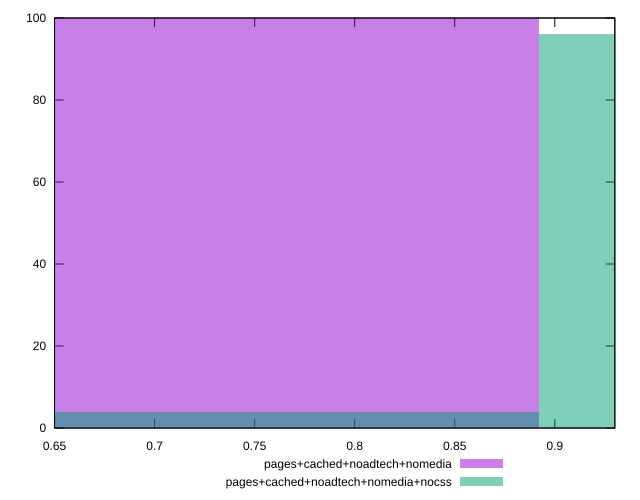

Source code (gnuplot):
reset

$pagesCachedNoadtechNomedia <<EOF
0.7645521678417528 100
EOF

$pagesCachedNoadtechNomediaNocss <<EOF
1.0194028904556705 96
0.7645521678417528 4
EOF

set key outside below
set boxwidth 0.2548507226139176
set xrange [0.65:0.93]
set yrange [0:100]
set trange [0:100]
set style fill transparent solid 0.5 noborder
set terminal svg size 640, 500 enhanced background rgb 'white'
set output "report_00009_2021-02-08T22-37-41.559Z/meta/score/comparison/histogram/3_vs_4.svg"

plot $pagesCachedNoadtechNomedia title "pages+cached+noadtech+nomedia" with boxes, \
     $pagesCachedNoadtechNomediaNocss title "pages+cached+noadtech+nomedia+nocss" with boxes

reset
